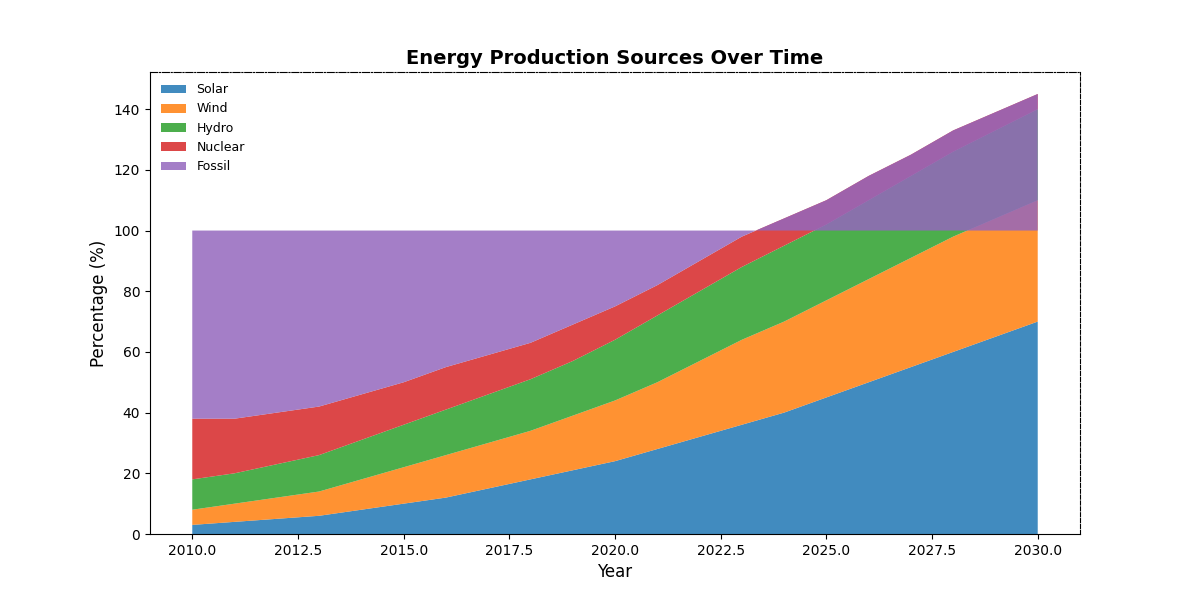

Reproduce this figure in Python.
import matplotlib.pyplot as plt
import numpy as np

years = np.arange(2010, 2031)
solar = np.array([3, 4, 5, 6, 8, 10, 12, 15, 18, 21, 24, 28, 32, 36, 40, 45, 50, 55, 60, 65, 70])
wind = np.array([5, 6, 7, 8, 10, 12, 14, 15, 16, 18, 20, 22, 25, 28, 30, 32, 34, 36, 38, 39, 40])
hydro = np.array([10, 10, 11, 12, 13, 14, 15, 16, 17, 18, 20, 22, 23, 24, 25, 25, 26, 27, 28, 29, 30])
nuclear = np.array([20, 18, 17, 16, 15, 14, 14, 13, 12, 12, 11, 10, 10, 10, 9, 8, 8, 7, 7, 6, 5])
fossil = 100 - (solar + wind + hydro + nuclear)

fig, ax = plt.subplots(figsize=(12, 6))
ax.stackplot(years, solar, wind, hydro, nuclear, fossil, 
             colors=['#1f77b4', '#ff7f0e', '#2ca02c', '#d62728', '#9467bd'], 
             alpha=0.85,
             labels=['Solar', 'Wind', 'Hydro', 'Nuclear', 'Fossil'])
ax.grid(False)
ax.legend(loc='upper left', fontsize=9, frameon=False)
ax.set_title('Energy Production Sources Over Time', fontsize=14, fontweight='bold')
ax.set_xlabel('Year', fontsize=12)
ax.set_ylabel('Percentage (%)', fontsize=12)
ax.spines['top'].set_linestyle('-.')
ax.spines['right'].set_linestyle('--')
plt.show()
